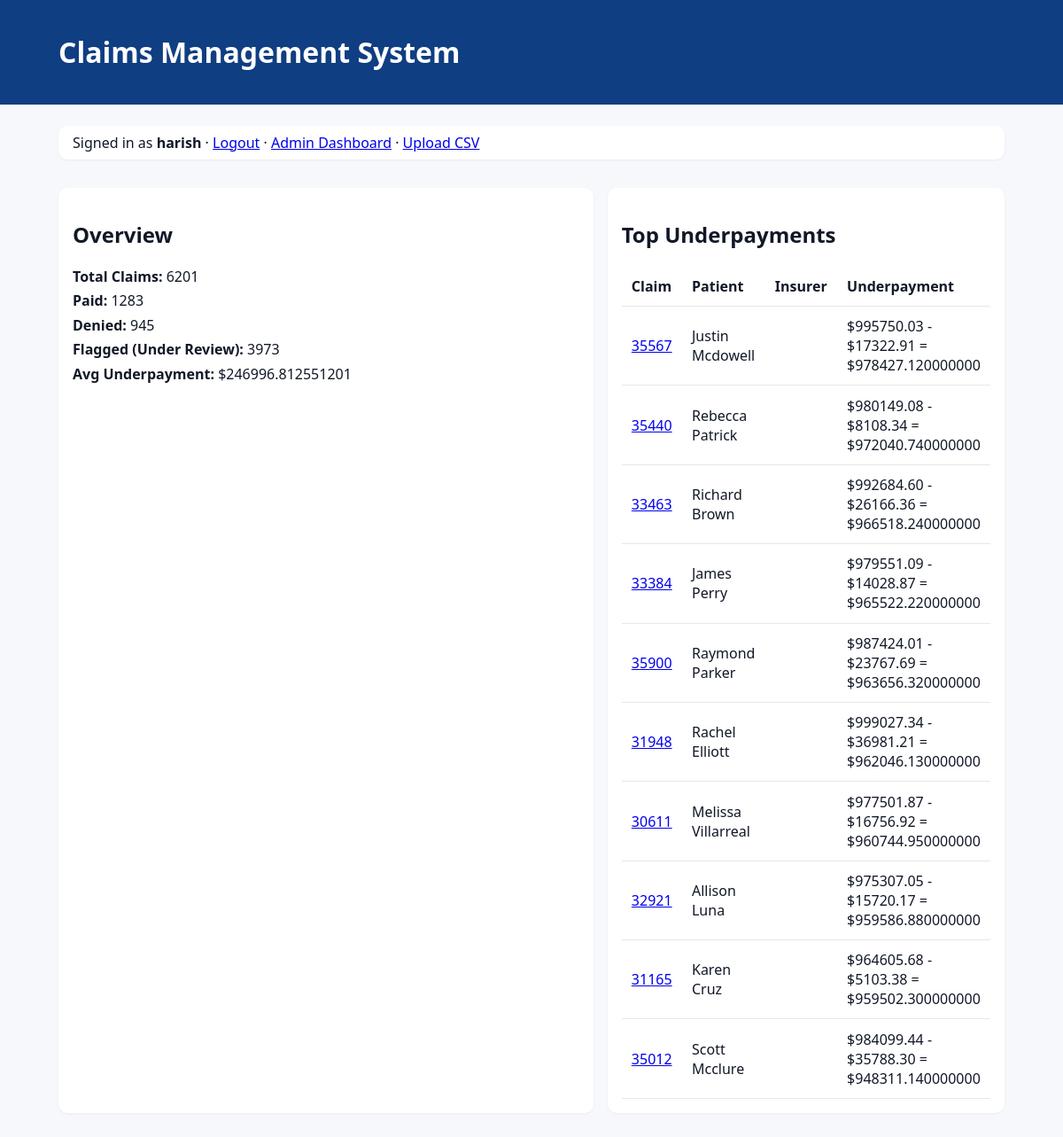
/admin-dashboard/ (signed in), run on the app's committed database.
### claims/models.py (models this page shows, shortened)
class Claim(models.Model):
    class Status(models.TextChoices):
        DENIED = "denied", "Denied"
        PAID = "paid", "Paid"
        UNDER_REVIEW = "review", "Under Review"
    claim_id = models.PositiveIntegerField(unique=True)  # e.g., 30001
    patient_name = models.CharField(max_length=120)
    billed_amount = models.DecimalField(max_digits=12, decimal_places=2)
    paid_amount = models.DecimalField(max_digits=12, decimal_places=2, default=0)
    status = models.CharField(max_length=20, choices=Status.choices, default=Status.UNDER_REVIEW)
    insurer = models.CharField(max_length=120)
    discharge_date = models.DateField()
    cpt_codes = models.CharField(max_length=120, help_text="Comma-separated codes, e.g. 99204,82947,99406")
    denial_reason = models.CharField(max_length=255, blank=True)
    created_at = models.DateTimeField(auto_now_add=True)

### claims/views.py (the view)
# urls.py: path('admin-dashboard/', views.admin_dashboard, name='admin_dashboard'),
@staff_member_required
def admin_dashboard(request):
    qs = Claim.objects.all()
    under_expr = ExpressionWrapper(F('billed_amount') - F('paid_amount'),
                                   output_field=DecimalField(max_digits=12, decimal_places=2))
    total = qs.count()
    paid = qs.filter(status=Claim.Status.PAID).count()
    denied = qs.filter(status=Claim.Status.DENIED).count()
    review = qs.filter(status=Claim.Status.UNDER_REVIEW).count()
    avg_under = qs.annotate(u=under_expr).filter(u__gt=0).aggregate(Avg('u'))['u__avg'] or 0
    ctx = {
        'total': total,
        'paid': paid,
        'denied': denied,
        'review': review,         # flagged = under review
        'avg_under': avg_under,
        'top_under': qs.annotate(u=under_expr).filter(u__gt=0).order_by('-u')[:10],
    }
    return render(request, 'claims/admin_dashboard.html', ctx)

### templates/claims/admin_dashboard.html (shortened to what this page needs)
{% extends "base.html" %}
{% block content %}
<div class="grid">
  <section class="card">
    <h2>Overview</h2>
    <div class="kv">
      <div><strong>Total Claims:</strong> {{ total }}</div>
      <div><strong>Paid:</strong> {{ paid }}</div>
      <div><strong>Denied:</strong> {{ denied }}</div>
      <div><strong>Flagged (Under Review):</strong> {{ review }}</div>
      <div><strong>Avg Underpayment:</strong> ${{ avg_under }}</div>
    </div>
  </section>
  <section class="card">
    <h2>Top Underpayments</h2>
    <table class="table">
      <thead><tr><th>Claim</th><th>Patient</th><th>Insurer</th><th>Underpayment</th></tr></thead>
      <tbody>
      {% for c in top_under %}
        <tr>
          <td><a href="{% url 'claims:detail' c.pk %}">{{ c.claim_id }}</a></td>
          <td>{{ c.patient_name }}</td>
          <td>{{ c.insurer }}</td>
          <td>${{ c.billed_amount|floatformat:2|add:""|safe }} - ${{ c.paid_amount|floatformat:2 }} = ${{ c.u }}</td>
        </tr>
      {% empty %}
        <tr><td colspan="4" class="muted">No data.</td></tr>
      {% endfor %}
      </tbody>
    </table>
  </section>
</div>
{% endblock %}

### templates/base.html (shortened to what this page needs)
<!doctype html>
<html lang="en" x-data>
<head>
   {% load static %}
  <link rel="stylesheet" href="{% static 'styles.css' %}">
</head>
<body>
  <header class="topbar">
    <div class="container">
      <h1>Claims Management System</h1>
    </div>
  </header>
  <main class="container">
<div class="card" style="padding:.5rem 1rem;margin-top:.5rem">
  {% if request.user.is_authenticated %}
    Signed in as <strong>{{ request.user.username }}</strong> ·
    <a href="{% url 'logout' %}">Logout</a> ·
    <a href="{% url 'claims:admin_dashboard' %}">Admin Dashboard</a> ·
    <a href="{% url 'claims:csv_upload' %}">Upload CSV</a>
  {% else %}
    <a href="{% url 'login' %}">Login</a>
  {% endif %}
</div>
    {% block content %}{% endblock %}
  </main>
</body>
</html>

### static/styles.css (style rules this page uses)
:root { --blue:#2563eb; --red:#e11d48; --green:#16a34a; --muted:#6b7280; }
* { box-sizing: border-box; }
body { font-family: system-ui, sans-serif; margin:0; background:#f6f8fb; color:#111827; }
.container { max-width: 1100px; margin: 0 auto; padding: 1rem; }
.topbar { background:#0f3e82; color:#fff; }
.card { background:#fff; border-radius:10px; padding:1rem; box-shadow: 0 1px 3px rgba(0,0,0,.05); margin:1rem 0; }
.table { width:100%; border-collapse: collapse; }
.table th, .table td { padding:.7rem; border-bottom:1px solid #e5e7eb; text-align:left; }
.grid { display:grid; grid-template-columns: 1.2fr .8fr; gap:1rem; }
.kv > div { margin:.35rem 0; }

### data on the page
Claim: claim_id "33463", patient_name "Richard Brown", billed_amount|add "992684.60", paid_amount "26166.36", u "966518.240000000"
Claim: claim_id "33384", patient_name "James Perry", billed_amount|add "979551.09", paid_amount "14028.87", u "965522.220000000"
Claim: claim_id "31948", patient_name "Rachel Elliott", billed_amount|add "999027.34", paid_amount "36981.21", u "962046.130000000"
Claim: claim_id "30611", patient_name "Melissa Villarreal", billed_amount|add "977501.87", paid_amount "16756.92", u "960744.950000000"
Claim: claim_id "32921", patient_name "Allison Luna", billed_amount|add "975307.05", paid_amount "15720.17", u "959586.880000000"
Claim: claim_id "31165", patient_name "Karen Cruz", billed_amount|add "964605.68", paid_amount "5103.38", u "959502.300000000"

### other printed values
{{ request.user.username }} "harish"
{{ total }} "6201"
{{ paid }} "1283"
{{ denied }} "945"
{{ review }} "3973"
{{ avg_under }} "246996.812551201"
